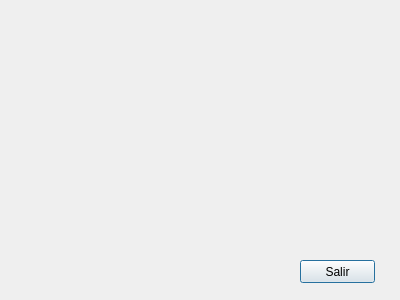
<?xml version="1.0" encoding="UTF-8"?>
<ui version="4.0">
 <class>Dialog</class>
 <widget class="QDialog" name="Dialog">
  <property name="geometry">
   <rect>
    <x>0</x>
    <y>0</y>
    <width>400</width>
    <height>300</height>
   </rect>
  </property>
  <property name="windowTitle">
   <string>Acerca de Agra v1.0</string>
  </property>
  <widget class="QPushButton" name="button_salir">
   <property name="geometry">
    <rect>
     <x>300</x>
     <y>260</y>
     <width>75</width>
     <height>23</height>
    </rect>
   </property>
   <property name="text">
    <string>Salir</string>
   </property>
  </widget>
 </widget>
 <resources/>
 <connections/>
</ui>
